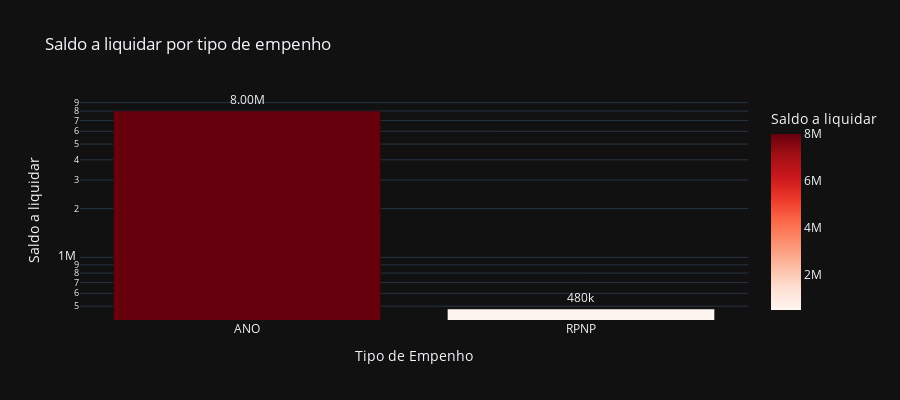

The notebook cell this image was saved under:
### Code cell
# Saldo a liquidar por tipo de Empenho
cols = ['TIPO', 'A_LIQUIDAR']

df_aux = df.loc[:, cols].groupby('TIPO').sum().sort_values(by= 'A_LIQUIDAR', ascending=False).reset_index()
df_aux = df_aux[df_aux['A_LIQUIDAR'] > 0]
fig = px.bar(df_aux, 
             x='TIPO', 
             y='A_LIQUIDAR',
             title='Saldo a liquidar por tipo de empenho',
             labels={'TIPO':'Tipo de Empenho', 'A_LIQUIDAR':'Saldo a liquidar'},
             text_auto='.3s',
             height=400,
             log_y=True,
             color='A_LIQUIDAR',
             color_continuous_scale = 'reds',
             template='plotly_dark')
fig.update_traces(textposition = 'outside', cliponaxis = False, hovertemplate=None)
fig.update_layout(hovermode="x unified")

fig.show()

### Figure 1 — Plotly figure (JSON) as saved in the notebook; plotly's stock layout.template omitted (floating-point values rounded to 4 significant figures)
{"data": [{"alignmentgroup": "True", "cliponaxis": false, "legendgroup": "", "marker": {"color": [8003000.0, 480200.0], "coloraxis": "coloraxis", "pattern": {"shape": ""}}, "name": "", "offsetgroup": "", "orientation": "v", "showlegend": false, "textposition": "outside", "texttemplate": "%{y:.3s}", "type": "bar", "x": ["ANO", "RPNP"], "xaxis": "x", "y": [8003000.0, 480200.0], "yaxis": "y"}], "layout": {"barmode": "relative", "coloraxis": {"colorbar": {"title": {"text": "Saldo a liquidar"}}, "colorscale": [[0, "rgb(255,245,240)"], [0.125, "rgb(254,224,210)"], [0.25, "rgb(252,187,161)"], [0.375, "rgb(252,146,114)"], [0.5, "rgb(251,106,74)"], [0.625, "rgb(239,59,44)"], [0.75, "rgb(203,24,29)"], [0.875, "rgb(165,15,21)"], [1, "rgb(103,0,13)"]]}, "height": 400, "hovermode": "x unified", "legend": {"tracegroupgap": 0}, "title": {"text": "Saldo a liquidar por tipo de empenho"}, "xaxis": {"anchor": "y", "domain": [0, 1], "title": {"text": "Tipo de Empenho"}}, "yaxis": {"anchor": "x", "domain": [0, 1], "title": {"text": "Saldo a liquidar"}, "type": "log"}}}
